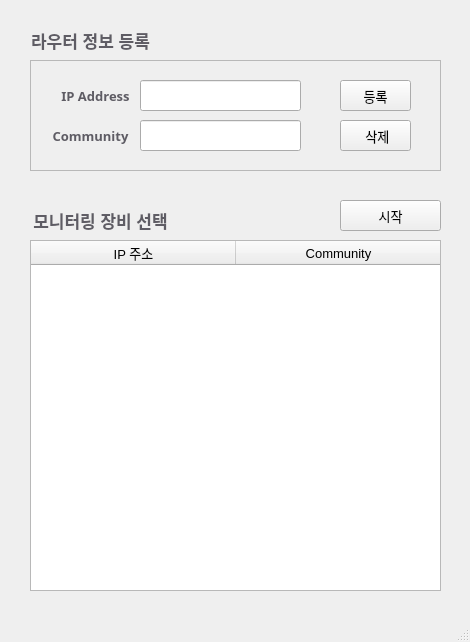
<?xml version="1.0" encoding="UTF-8"?>
<ui version="4.0">
 <class>RegisterDeviceWindow</class>
 <widget class="QMainWindow" name="RegisterDeviceWindow">
  <property name="enabled">
   <bool>true</bool>
  </property>
  <property name="geometry">
   <rect>
    <x>0</x>
    <y>0</y>
    <width>470</width>
    <height>642</height>
   </rect>
  </property>
  <property name="windowTitle">
   <string>장비정보등록</string>
  </property>
  <widget class="QWidget" name="centralwidget">
   <widget class="QPushButton" name="registDeviceText">
    <property name="geometry">
     <rect>
      <x>20</x>
      <y>20</y>
      <width>141</width>
      <height>41</height>
     </rect>
    </property>
    <property name="font">
     <font>
      <family>Cantarell</family>
      <pointsize>13</pointsize>
      <bold>true</bold>
     </font>
    </property>
    <property name="styleSheet">
     <string notr="true">color:rgb(94, 92, 100);
border:none;</string>
    </property>
    <property name="text">
     <string>라우터 정보 등록</string>
    </property>
   </widget>
   <widget class="QFrame" name="frame">
    <property name="geometry">
     <rect>
      <x>30</x>
      <y>60</y>
      <width>411</width>
      <height>111</height>
     </rect>
    </property>
    <property name="frameShape">
     <enum>QFrame::Shape::StyledPanel</enum>
    </property>
    <property name="frameShadow">
     <enum>QFrame::Shadow::Raised</enum>
    </property>
    <widget class="QPushButton" name="registIPAddressText">
     <property name="geometry">
      <rect>
       <x>30</x>
       <y>20</y>
       <width>71</width>
       <height>31</height>
      </rect>
     </property>
     <property name="font">
      <font>
       <family>Cantarell Light</family>
       <pointsize>10</pointsize>
       <bold>true</bold>
      </font>
     </property>
     <property name="styleSheet">
      <string notr="true">color:rgb(94, 92, 100);
border:none;</string>
     </property>
     <property name="text">
      <string>IP Address</string>
     </property>
    </widget>
    <widget class="QLineEdit" name="registIPAddress">
     <property name="geometry">
      <rect>
       <x>110</x>
       <y>20</y>
       <width>161</width>
       <height>31</height>
      </rect>
     </property>
    </widget>
    <widget class="QPushButton" name="registCommunityText">
     <property name="geometry">
      <rect>
       <x>20</x>
       <y>60</y>
       <width>81</width>
       <height>31</height>
      </rect>
     </property>
     <property name="font">
      <font>
       <family>Cantarell Light</family>
       <pointsize>10</pointsize>
       <bold>true</bold>
      </font>
     </property>
     <property name="styleSheet">
      <string notr="true">color:rgb(94, 92, 100);
border:none;</string>
     </property>
     <property name="text">
      <string>Community</string>
     </property>
    </widget>
    <widget class="QLineEdit" name="registCommunity">
     <property name="geometry">
      <rect>
       <x>110</x>
       <y>60</y>
       <width>161</width>
       <height>31</height>
      </rect>
     </property>
    </widget>
    <widget class="QPushButton" name="registPushButton">
     <property name="geometry">
      <rect>
       <x>310</x>
       <y>20</y>
       <width>71</width>
       <height>31</height>
      </rect>
     </property>
     <property name="font">
      <font>
       <pointsize>10</pointsize>
      </font>
     </property>
     <property name="text">
      <string>등록</string>
     </property>
    </widget>
    <widget class="QPushButton" name="deletePushButton">
     <property name="geometry">
      <rect>
       <x>310</x>
       <y>60</y>
       <width>71</width>
       <height>31</height>
      </rect>
     </property>
     <property name="font">
      <font>
       <pointsize>10</pointsize>
      </font>
     </property>
     <property name="text">
      <string> 삭제</string>
     </property>
    </widget>
   </widget>
   <widget class="QTableWidget" name="routerListTable">
    <property name="geometry">
     <rect>
      <x>30</x>
      <y>240</y>
      <width>411</width>
      <height>351</height>
     </rect>
    </property>
    <property name="font">
     <font>
      <pointsize>9</pointsize>
     </font>
    </property>
    <property name="verticalScrollBarPolicy">
     <enum>Qt::ScrollBarPolicy::ScrollBarAlwaysOff</enum>
    </property>
    <property name="horizontalScrollBarPolicy">
     <enum>Qt::ScrollBarPolicy::ScrollBarAlwaysOff</enum>
    </property>
    <property name="editTriggers">
     <set>QAbstractItemView::EditTrigger::NoEditTriggers</set>
    </property>
    <property name="selectionMode">
     <enum>QAbstractItemView::SelectionMode::SingleSelection</enum>
    </property>
    <property name="selectionBehavior">
     <enum>QAbstractItemView::SelectionBehavior::SelectRows</enum>
    </property>
    <attribute name="horizontalHeaderDefaultSectionSize">
     <number>205</number>
    </attribute>
    <attribute name="horizontalHeaderStretchLastSection">
     <bool>true</bool>
    </attribute>
    <attribute name="verticalHeaderVisible">
     <bool>false</bool>
    </attribute>
    <column>
     <property name="text">
      <string>IP 주소</string>
     </property>
     <property name="font">
      <font>
       <pointsize>10</pointsize>
       <bold>false</bold>
      </font>
     </property>
    </column>
    <column>
     <property name="text">
      <string>Community</string>
     </property>
     <property name="font">
      <font>
       <pointsize>10</pointsize>
       <bold>false</bold>
      </font>
     </property>
    </column>
   </widget>
   <widget class="QPushButton" name="startPushButton">
    <property name="geometry">
     <rect>
      <x>340</x>
      <y>200</y>
      <width>101</width>
      <height>31</height>
     </rect>
    </property>
    <property name="font">
     <font>
      <pointsize>10</pointsize>
     </font>
    </property>
    <property name="text">
     <string>시작</string>
    </property>
   </widget>
   <widget class="QPushButton" name="registDeviceText_2">
    <property name="geometry">
     <rect>
      <x>30</x>
      <y>200</y>
      <width>141</width>
      <height>41</height>
     </rect>
    </property>
    <property name="font">
     <font>
      <family>Cantarell</family>
      <pointsize>13</pointsize>
      <bold>true</bold>
     </font>
    </property>
    <property name="styleSheet">
     <string notr="true">color:rgb(94, 92, 100);
border:none;</string>
    </property>
    <property name="text">
     <string>모니터링 장비 선택</string>
    </property>
   </widget>
  </widget>
  <widget class="QMenuBar" name="menubar">
   <property name="geometry">
    <rect>
     <x>0</x>
     <y>0</y>
     <width>470</width>
     <height>23</height>
    </rect>
   </property>
  </widget>
  <widget class="QStatusBar" name="statusbar"/>
 </widget>
 <resources/>
 <connections/>
</ui>
